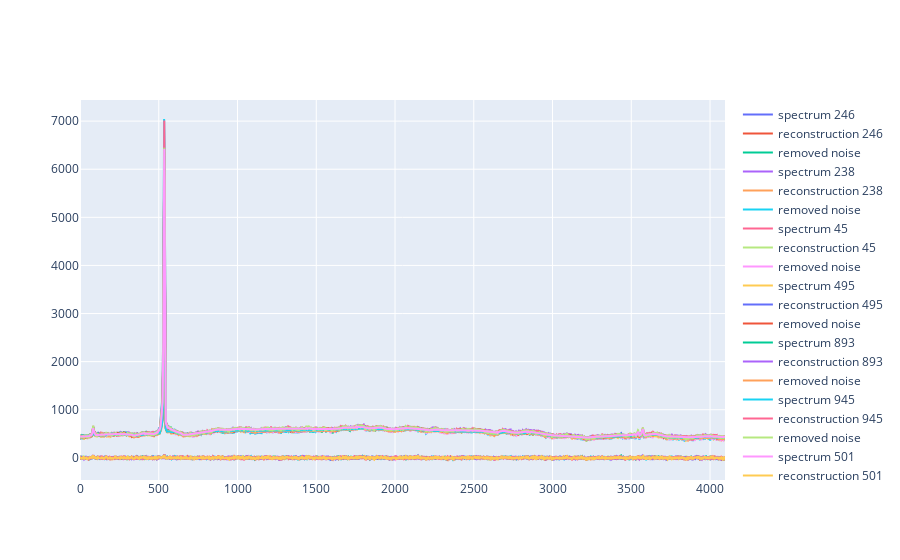

The notebook cell this image was saved under:
### Code cell
fig = go.Figure()
for _ in range(10):
    ndx = randint(0,1000)
    fig.add_trace(
        go.Scatter(
            y=map_data.spectra[ndx,:],
            name=f'spectrum {ndx}'
        )
    )
    fig.add_trace(
        go.Scatter(
            y=arr[ndx,:],
            name=f'reconstruction {ndx}'
        )
    )
    fig.add_trace(
        go.Scatter(
            y=map_data.spectra[ndx,:] - arr[ndx,:],
            name='removed noise'
        )
    )

fig.show()

### Figure 1 — Plotly figure (JSON) as saved in the notebook; plotly's stock layout.template omitted (floating-point values rounded to 4 significant figures; data arrays with more than 128 entries replaced by an {"elided": "..."} marker saying what was removed)
{"data": [{"name": "spectrum 246", "type": "scatter", "y": {"elided": "4096 float values"}}, {"name": "reconstruction 246", "type": "scatter", "y": {"elided": "4096 float values"}}, {"name": "removed noise", "type": "scatter", "y": {"elided": "4096 float values"}}, {"name": "spectrum 238", "type": "scatter", "y": {"elided": "4096 float values"}}, {"name": "reconstruction 238", "type": "scatter", "y": {"elided": "4096 float values"}}, {"name": "removed noise", "type": "scatter", "y": {"elided": "4096 float values"}}, {"name": "spectrum 45", "type": "scatter", "y": {"elided": "4096 float values"}}, {"name": "reconstruction 45", "type": "scatter", "y": {"elided": "4096 float values"}}, {"name": "removed noise", "type": "scatter", "y": {"elided": "4096 float values"}}, {"name": "spectrum 495", "type": "scatter", "y": {"elided": "4096 float values"}}, {"name": "reconstruction 495", "type": "scatter", "y": {"elided": "4096 float values"}}, {"name": "removed noise", "type": "scatter", "y": {"elided": "4096 float values"}}, {"name": "spectrum 893", "type": "scatter", "y": {"elided": "4096 float values"}}, {"name": "reconstruction 893", "type": "scatter", "y": {"elided": "4096 float values"}}, {"name": "removed noise", "type": "scatter", "y": {"elided": "4096 float values"}}, {"name": "spectrum 945", "type": "scatter", "y": {"elided": "4096 float values"}}, {"name": "reconstruction 945", "type": "scatter", "y": {"elided": "4096 float values"}}, {"name": "removed noise", "type": "scatter", "y": {"elided": "4096 float values"}}, {"name": "spectrum 501", "type": "scatter", "y": {"elided": "4096 float values"}}, {"name": "reconstruction 501", "type": "scatter", "y": {"elided": "4096 float values"}}, {"name": "removed noise", "type": "scatter", "y": {"elided": "4096 float values"}}, {"name": "spectrum 352", "type": "scatter", "y": {"elided": "4096 float values"}}, {"name": "reconstruction 352", "type": "scatter", "y": {"elided": "4096 float values"}}, {"name": "removed noise", "type": "scatter", "y": {"elided": "4096 float values"}}, {"name": "spectrum 483", "type": "scatter", "y": {"elided": "4096 float values"}}, {"name": "reconstruction 483", "type": "scatter", "y": {"elided": "4096 float values"}}, {"name": "removed noise", "type": "scatter", "y": {"elided": "4096 float values"}}, {"name": "spectrum 181", "type": "scatter", "y": {"elided": "4096 float values"}}, {"name": "reconstruction 181", "type": "scatter", "y": {"elided": "4096 float values"}}, {"name": "removed noise", "type": "scatter", "y": {"elided": "4096 float values"}}], "layout": {}}
